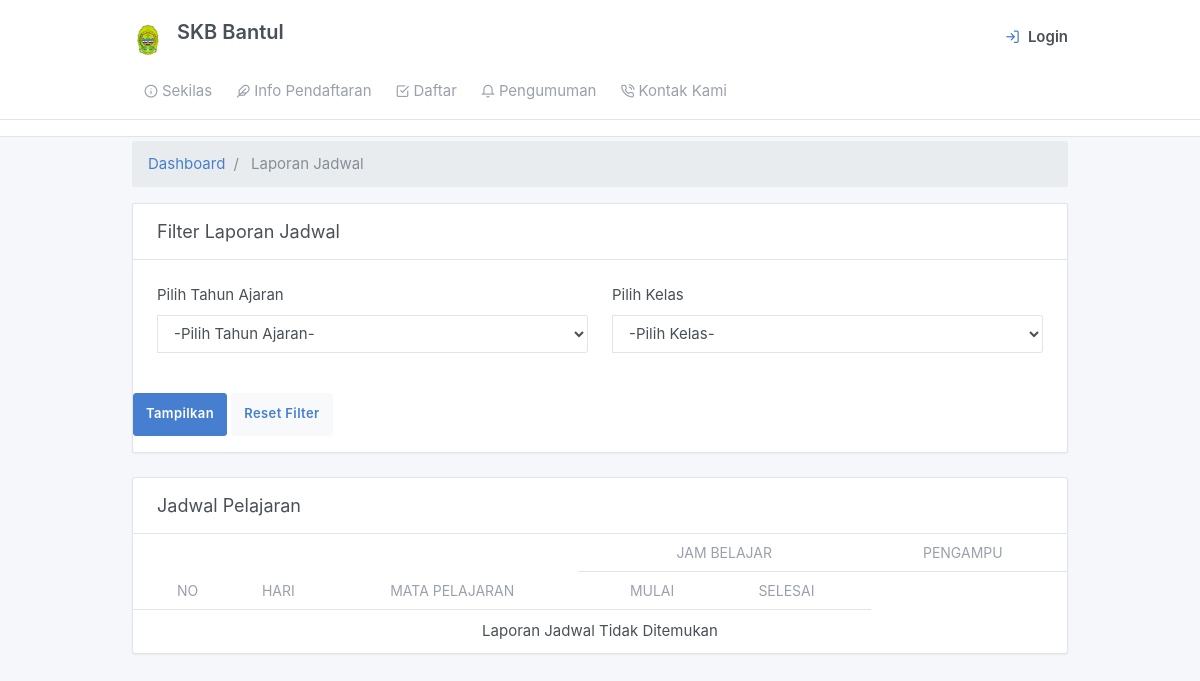
/admin/lap_jadwal.php (signed in), run on an earlier commit of the app's database.
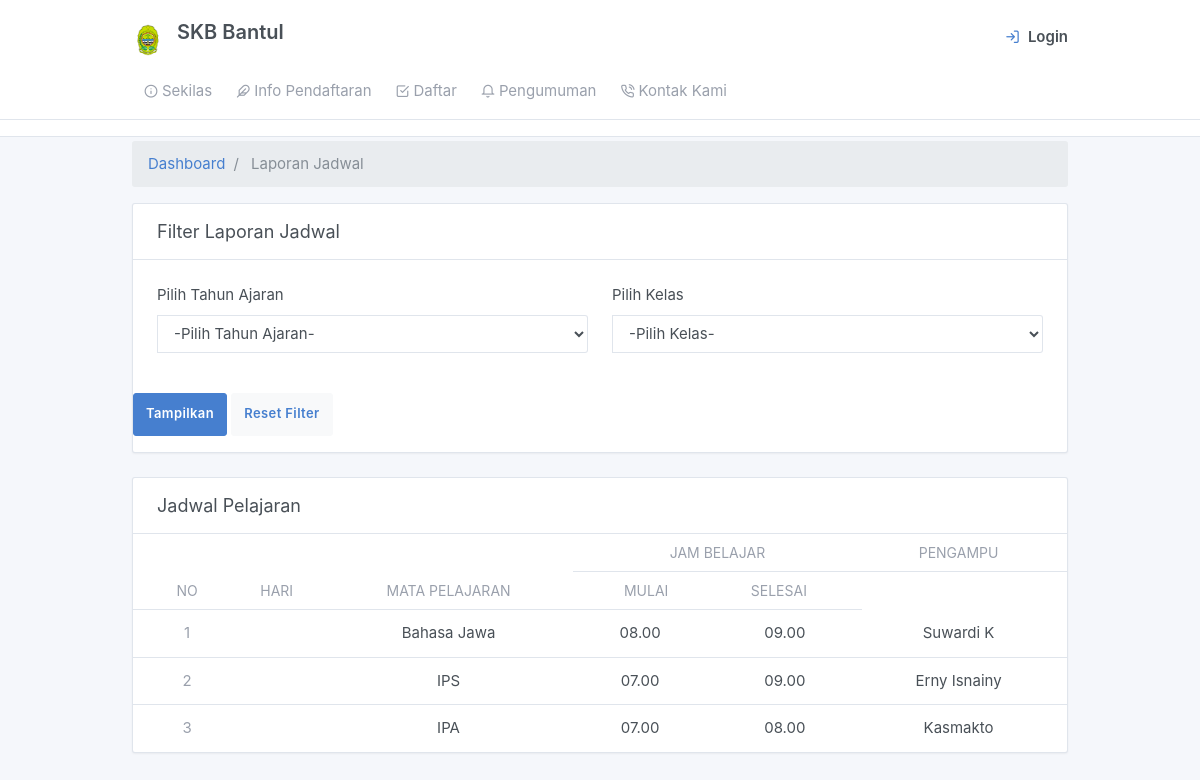
And on a later commit of the database.
### tables this page shows
CREATE TABLE `tb_jadwal` (
  `jadwal_id` int(11) NOT NULL,
  `rombel_id` int(11) DEFAULT NULL,
  `jadwal_hari` varchar(40) NOT NULL DEFAULT '-',
  `mapel_id` int(11) NOT NULL,
  `jadwal_jammulai` varchar(10) NOT NULL DEFAULT '-',
  `jadwal_jamselesai` varchar(10) DEFAULT '-',
  `nik` char(16) NOT NULL
);

CREATE TABLE `tb_mapel` (
  `mapel_id` int(11) NOT NULL,
  `mapel_kode` char(10) NOT NULL,
  `mapel_nama` varchar(50) NOT NULL,
  `mapel_kkm` set('70') NOT NULL,
  `paket_id` int(11) NOT NULL
);

CREATE TABLE `tb_pamong_belajar` (
  `nik` char(16) NOT NULL,
  `pamong_nama` varchar(50) NOT NULL,
  `pamong_tempat_lhr` varchar(30) NOT NULL,
  `pamong_tanggal_lhr` date NOT NULL,
  `pamong_jenkel` enum('Laki-Laki','Perempuan') NOT NULL,
  `pamong_agama` varchar(12) NOT NULL,
  `pamong_alamat` varchar(100) NOT NULL,
  `pamong_no_hp` varchar(14) NOT NULL,
  `pamong_jabatan` enum('Pamong Belajar','Tutor') NOT NULL
);

### admin/lap_jadwal.php (the view, shortened to what the changed rows need)
<div class="my-4 my-md-1">
  <div class="container">
                 <?php
                            include '../config/connection.php';
                           ?>
    <div class="card">
          <div class="table-responsive">
            <table border="0px" style="border-collapse: collapse;" class="table card-table table-vcenter text-nowrap datatable" >
              <thead>
                <tr>
                    <th rowspan="2"><center>No</center></th>
                    <th rowspan="2"><center>Hari</center></th>
                    <th rowspan="2"><center>Mata Pelajaran</center></th>
                    <th colspan="2"><center>Jam Belajar</center></th>
                    <th colspan="2"><center>Pengampu</center></th>
                 </tr>
                 <tr>
                    <th><center>Mulai</center></th>
                    <th><center>Selesai</center></th>
                  </tr>
              </thead>
              <tbody>
             <?php
                $no=1;
                if (isset($_GET['cari'])) {
                $kelas        = $_GET['kelas'];
                $tahun        = $_GET['ta'];
                 echo '<h4 style="text-align:center;">Laporan Jadwal Pelajaran <br> ' .$_GET['kelas'].' Tahun '.$_GET['ta'].'</h4><hr>';
                 echo '&nbsp;&nbsp;&nbsp;&nbsp;&nbsp;&nbsp;<left><a class="btn btn-primary" target="_blank" href="cetak_lap_jadwal.php?cari=&ta='.$_GET[ta].'&kelas='.$_GET[kelas].'">Cetak</a><left>';
               $jadwal = mysqli_query($connect, "SELECT tb_jadwal.jadwal_id, tb_jadwal.jadwal_id, tb_jadwal.jadwal_jammulai, tb_jadwal.jadwal_jamselesai, tb_mapel.mapel_nama, tb_pamong_belajar.pamong_nama, tb_rombel.kelas_id, tb_kelas.kelas_nama, tb_rombel.ta_id, tb_tahunajaran.ta_nama FROM tb_jadwal JOIN tb_mapel ON tb_mapel.mapel_id=tb_jadwal.mapel_id JOIN tb_pamong_belajar ON tb_pamong_belajar.nik=tb_jadwal.nik JOIN tb_rombel ON tb_rombel.rombel_id=tb_jadwal.rombel_id JOIN tb_kelas ON tb_kelas.kelas_id=tb_rombel.kelas_id  JOIN tb_tahunajaran ON tb_tahunajaran.ta_id=tb_rombel.ta_id WHERE tb_kelas.kelas_nama='$kelas' AND tb_tahunajaran.ta_nama='$tahun' ");
             }else{
               $jadwal = mysqli_query($connect, "SELECT tb_jadwal.jadwal_id, tb_jadwal.jadwal_jammulai, tb_jadwal.jadwal_jamselesai, tb_mapel.mapel_nama, tb_pamong_belajar.pamong_nama, tb_rombel.kelas_id, tb_kelas.kelas_nama, tb_rombel.ta_id, tb_tahunajaran.ta_nama FROM tb_jadwal JOIN tb_mapel ON tb_mapel.mapel_id=tb_jadwal.mapel_id JOIN tb_pamong_belajar ON tb_pamong_belajar.nik=tb_jadwal.nik JOIN tb_rombel ON tb_rombel.rombel_id=tb_jadwal.rombel_id JOIN tb_kelas ON tb_kelas.kelas_id=tb_rombel.kelas_id  JOIN tb_tahunajaran ON tb_tahunajaran.ta_id=tb_rombel.ta_id");
           }
            $varTotal = mysqli_num_rows($jadwal);
                if ($varTotal>0) {
                while($data_jadwal = mysqli_fetch_array($jadwal)){
              ?>
                <tr>
                  <td align="center"><span class="text-muted"><?php echo $no;?></span></td>
                  <td align="center"><?php echo $data_jadwal['jadwal_hari'] ?></td>
                  <td align="center"><?php echo $data_jadwal['mapel_nama'] ?></td>
                  <td align="center"><?php echo $data_jadwal['jadwal_jammulai'] ?></td>
                  <td align="center"><?php echo $data_jadwal['jadwal_jamselesai'] ?></td>
                  <td align="center"><?php echo $data_jadwal['pamong_nama'] ?></td>
               </tr>
           <?php
                      $no++;}
                    }else{
                     ?>
                     <tr>
                            <td colspan="6" align="center" style="padding:10px;"> Laporan Jadwal Tidak Ditemukan</td>
                      </tr>
                      <?php
                     }
                      ?>
              </tbody>
            </table>
          </div>
        </div>
      </div>
    </div>
  </div>

What changed in the data, as far as the page shows it:
added tb_jadwal: mapel.mapel_nama "Bahasa Jawa", jadwal_jammulai "08.00", jadwal_jamselesai "09.00", tb_pamong_belajar.pamong_nama "Suwardi K"
added tb_jadwal: mapel.mapel_nama "IPS", jadwal_jammulai "07.00", jadwal_jamselesai "09.00", tb_pamong_belajar.pamong_nama "Erny Isnainy"
added tb_jadwal: mapel.mapel_nama "IPA", jadwal_jammulai "07.00", jadwal_jamselesai "08.00", tb_pamong_belajar.pamong_nama "Kasmakto"
Also different on the page:
text no longer shown: "Laporan Jadwal Tidak Ditemukan"
